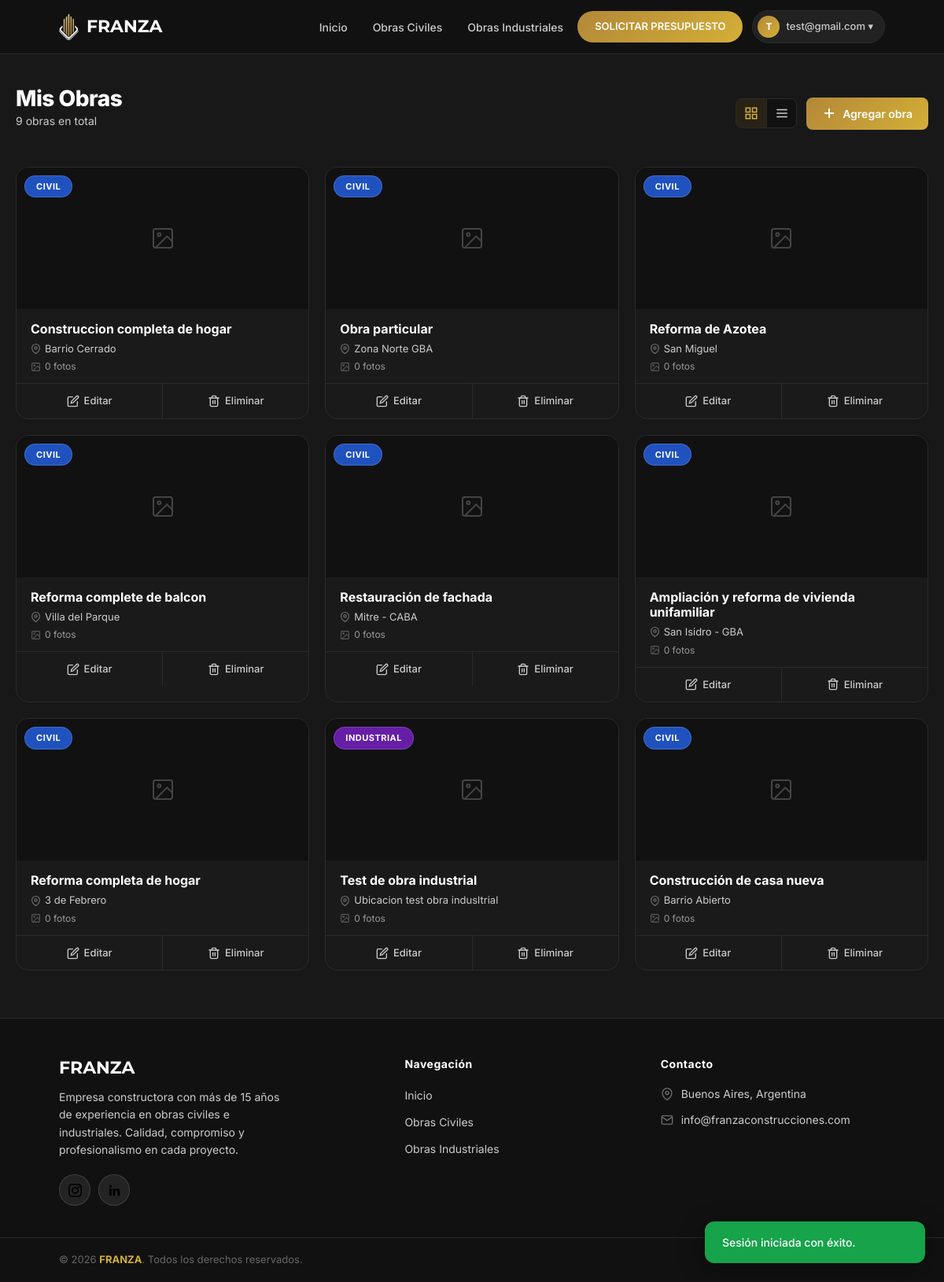
The app's page /sitio/admin/index.php?seccion=obras (signed in), older data.
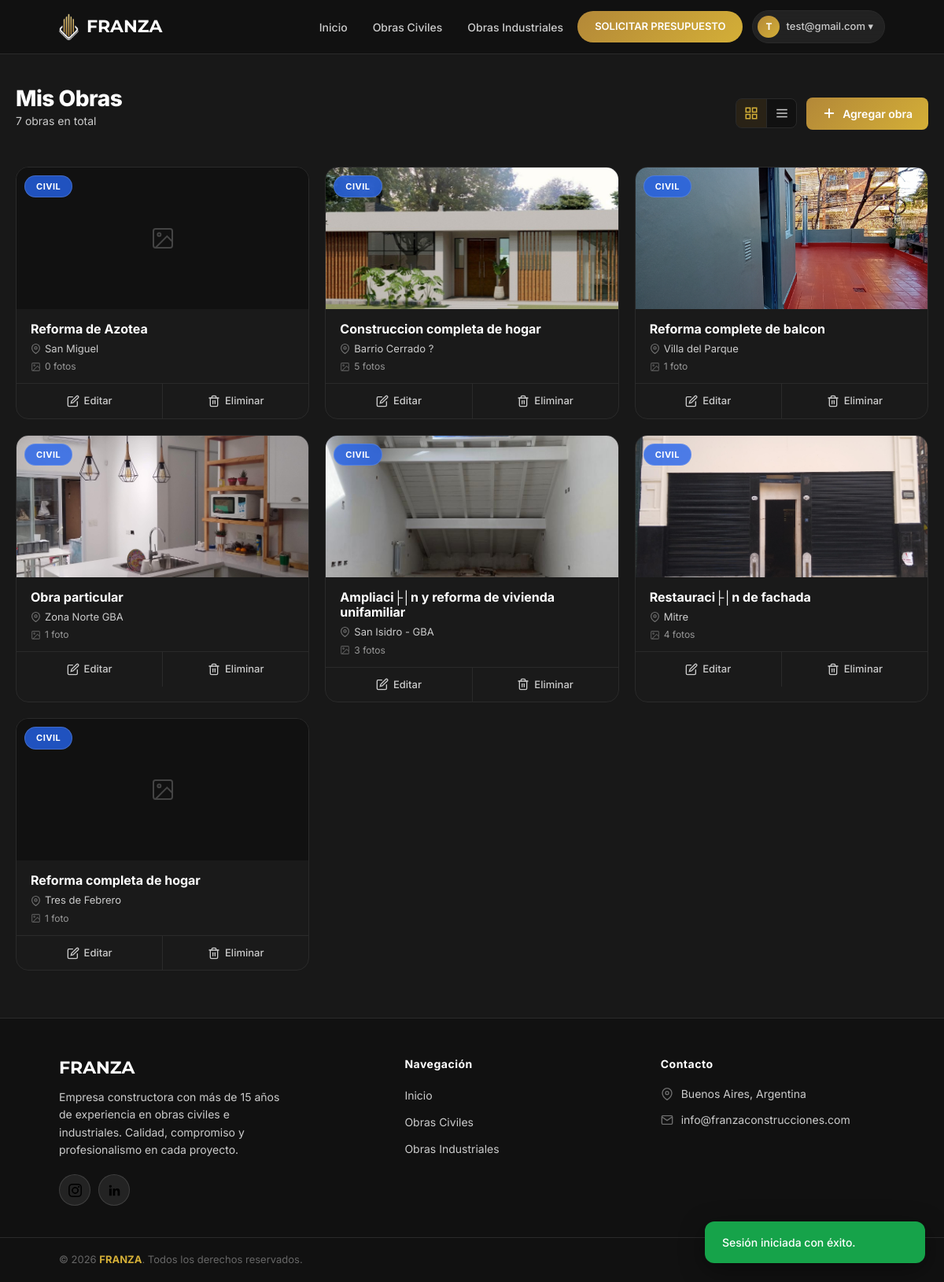
The same page, newer data.
### tables this page shows
CREATE TABLE `usuarios` (
  `usuario_id` int(10) unsigned NOT NULL AUTO_INCREMENT,
  `rol_fk` int(10) unsigned NOT NULL,
  `email` varchar(255) NOT NULL,
  `password` varchar(255) NOT NULL,
  PRIMARY KEY (`usuario_id`),
  UNIQUE KEY `email_UNIQUE` (`email`),
  KEY `usuarios_roles_fk_idx` (`rol_fk`),
  CONSTRAINT `usuarios_roles_fk` FOREIGN KEY (`rol_fk`) REFERENCES `roles` (`rol_id`) ON DELETE NO ACTION ON UPDATE NO ACTION
);

CREATE TABLE `obras` (
  `obra_id` int(10) unsigned NOT NULL AUTO_INCREMENT,
  `usuario_fk` int(10) unsigned NOT NULL,
  `carpeta` varchar(100) NOT NULL,
  `titulo` varchar(100) NOT NULL,
  `ubicacion` varchar(100) NOT NULL,
  `explicacion` varchar(500) NOT NULL,
  `tipo` varchar(100) NOT NULL,
  `imagen` varchar(255) NOT NULL,
  PRIMARY KEY (`obra_id`),
  KEY `obras_usuarios_fk_idx` (`usuario_fk`),
  CONSTRAINT `obras_usuarios_fk` FOREIGN KEY (`usuario_fk`) REFERENCES `usuarios` (`usuario_id`) ON DELETE NO ACTION ON UPDATE NO ACTION
);

### sitio/bootstrap/autoload.php (called while the page is built, shortened)
<?php
spl_autoload_register(function(string $className) {
    if(str_starts_with($className, 'App\\')) {
        $className = substr($className, 4);
    }
    $className = str_replace('\\', DIRECTORY_SEPARATOR, $className);
    $classPath = __DIR__ . '/../classes/' . $className . '.php';
});

### sitio/classes/Autenticacion/Autenticacion.php (called while the page is built, shortened)
<?php
class Autenticacion {
    private ?Usuario $usuario = null;
    public function estaAutenticado(): bool
    {
        return isset($_SESSION['usuario_id']);
    }
    public function getUsuarioId(): ?string
    {
        return $_SESSION['usuario_id'] ?? null;
    }
    public function getUsuario(): ?Usuario
    {
        if(!$this->usuario) {
            $this->usuario = (new Usuario)->porId($this->getUsuarioId());
        }
        return $this->usuario;
    }
}

### sitio/classes/Modelos/Usuario.php (called while the page is built, shortened)
<?php
class Usuario
{
    private string $email = '';
    public function porId(int $id): ?self
    {
        $db = DBConexion::getConexion();
        $consulta = "SELECT * FROM usuarios
                    WHERE usuario_id = ?";
        $stmt = $db->prepare($consulta);
        $stmt->execute([$id]);
        $stmt->setFetchMode(PDO::FETCH_CLASS, self::class);
        $usuario = $stmt->fetch();
        return $usuario;
    }
    public function getUsuarioEmail(): string
    {
        return $this->email;
    }
}

### sitio/classes/Modelos/Obras.php (called while the page is built, shortened)
<?php
class Obras
{
    private int $obra_id = 0;
    private string $carpeta = "";
    private string $titulo = "";
    private string $ubicacion = "";
    private string $tipo = "";
    private string $imagen = "";
    public function todas(): array
    {
        $db = DBConexion::getConexion();
        $consulta = "SELECT * FROM obras";
        $stmt = $db->prepare($consulta);
        $stmt->execute();
        $stmt->setFetchMode(PDO::FETCH_CLASS, self::class);
        return $stmt->fetchAll();
    }
    public function getObraId(): int
    {
        return $this->obra_id;
    }
    public function getCarpeta(): string
    {
        return $this->carpeta;
    }
    public function getTitulo(): string
    {
        return $this->titulo;
    }
    public function getUbicacion(): string
    {
        return $this->ubicacion;
    }
    public function getTipo(): string
    {
        return $this->tipo;
    }
    public function getImagen(): string
    {
        return $this->imagen;
    }
    public function getImagenesCarpeta(): array
    {
        $tipo = $this->getTipo();
        $carpeta = $this->getCarpeta();
        $tipoCarpeta = ($tipo === 'civil') ? 'obrasciviles' : 'obrasindustriales';
        $rutaCarpeta = __DIR__ . '/../../img/' . $tipoCarpeta . '/' . $carpeta;
        if (!is_dir($rutaCarpeta)) {
            return [];
        }
        $extensionesPermitidas = ['jpg', 'jpeg', 'png', 'gif', 'webp'];
        $imagenes = [];
        $archivos = scandir($rutaCarpeta);
        foreach ($archivos as $archivo) {
            if ($archivo === '.' || $archivo === '..') continue;
            $ext = strtolower(pathinfo($archivo, PATHINFO_EXTENSION));
            if (in_array($ext, $extensionesPermitidas)) {
                $imagenes[] = $archivo;
            }
        }
        return $imagenes;
    }
    public function getGaleriaImagenes(): array
    {
        $todas = $this->getImagenesCarpeta();
        $portada = $this->getImagen();
        return array_values(array_filter($todas, fn($img) => $img !== $portada));
    }
}

### sitio/admin/views/obras.php (the view, shortened to what the rows shown need)
<?php
$obras = (new Obras)->todas();
$totalObras = count($obras);
?>
<section class="admin-panel">
    <div class="admin-panel-header">
        <div>
            <h1 class="admin-panel-title">Mis Obras</h1>
        </div>
    </div>
    <?php if($totalObras === 0): ?>
        <div class="admin-empty">
            <svg width="48" height="48" viewBox="0 0 24 24" fill="none" stroke="currentColor" stroke-width="1.5" stroke-linecap="round"><rect x="3" y="3" width="18" height="18" rx="2"/><line x1="12" y1="8" x2="12" y2="16"/><line x1="8" y1="12" x2="16" y2="12"/></svg>
            <h3>No hay obras todavía</h3>
            <p>Empezá agregando tu primera obra para que aparezca en el sitio.</p>
            <a href="index.php?seccion=obras-agregar" class="admin-btn admin-btn-primary">Agregar primera obra</a>
        </div>
    <?php else: ?>
        <?php
        $obrasData = [];
        foreach($obras as $obra) {
            $tipoObra = htmlspecialchars($obra->getTipo());
            $carpetaObra = htmlspecialchars($obra->getCarpeta());
            $imagenObra = htmlspecialchars($obra->getImagen());
            $tituloObra = htmlspecialchars($obra->getTitulo());
            $ubicacionObra = htmlspecialchars($obra->getUbicacion());
            $imgRelPath = "../img/obras{$tipoObra}es/{$carpetaObra}/{$imagenObra}";
            $imgAbsPath = __DIR__ . "/../../img/obras{$tipoObra}es/{$carpetaObra}/{$imagenObra}";
            $tieneImagen = !empty($imagenObra) && file_exists($imgAbsPath);
            $numFotos = count($obra->getGaleriaImagenes());
            $obrasData[] = [
                'id' => (int)$obra->getObraId(),
                'tipo' => $tipoObra,
                'titulo' => $tituloObra,
                'tituloJson' => htmlspecialchars(json_encode($obra->getTitulo()), ENT_QUOTES),
                'ubicacion' => $ubicacionObra,
                'imgRelPath' => $imgRelPath,
                'tieneImagen' => $tieneImagen,
                'numFotos' => $numFotos,
            ];
        }
        ?>
        <div id="vista-grid" class="admin-vista active">
            <div class="admin-obras-grid">
                <?php foreach($obrasData as $od): ?>
                    <div class="admin-obra-card">
                        <div class="admin-obra-img">
                            <?php if($od['tieneImagen']): ?>
                                <img src="<?= $od['imgRelPath'] ?>" alt="<?= $od['titulo'] ?>">
                            <?php else: ?>
                                <div class="admin-obra-no-img">
                                    <svg width="32" height="32" viewBox="0 0 24 24" fill="none" stroke="currentColor" stroke-width="1.5"><rect x="3" y="3" width="18" height="18" rx="2"/><circle cx="8.5" cy="8.5" r="1.5"/><path d="M21 15l-5-5L5 21"/></svg>
                                </div>
                            <?php endif; ?>
                            <span class="admin-obra-badge admin-badge-<?= $od['tipo'] ?>"><?= ucfirst($od['tipo']) ?></span>
                        </div>
                        <div class="admin-obra-body">
                            <h3 class="admin-obra-title"><?= $od['titulo'] ?></h3>
                            <p class="admin-obra-location">
                                <svg width="13" height="13" viewBox="0 0 24 24" fill="none" stroke="currentColor" stroke-width="2"><path d="M21 10c0 7-9 13-9 13s-9-6-9-13a9 9 0 0118 0z"/><circle cx="12" cy="10" r="3"/></svg>
                                <?= $od['ubicacion'] ?>
                            </p>
                            <span class="admin-obra-photos">
                                <svg width="13" height="13" viewBox="0 0 24 24" fill="none" stroke="currentColor" stroke-width="2"><rect x="3" y="3" width="18" height="18" rx="2"/><circle cx="8.5" cy="8.5" r="1.5"/><path d="M21 15l-5-5L5 21"/></svg>
                                <?= $od['numFotos'] ?> foto<?= $od['numFotos'] !== 1 ? 's' : '' ?>
                            </span>
                        </div>
                        <div class="admin-obra-actions">
                            <a href="index.php?seccion=obras-editar&id=<?= $od['id'] ?>" class="admin-btn-icon admin-btn-edit" title="Editar obra">
                                <svg width="16" height="16" viewBox="0 0 24 24" fill="none" stroke="currentColor" stroke-width="2" stroke-linecap="round"><path d="M11 4H4a2 2 0 00-2 2v14a2 2 0 002 2h14a2 2 0 002-2v-7"/><path d="M18.5 2.5a2.121 2.121 0 013 3L12 15l-4 1 1-4 9.5-9.5z"/></svg>
                                <span>Editar</span>
                            </a>
                            <button type="button"
                                onclick="confirmarEliminacion(<?= $od['id'] ?>, <?= $od['tituloJson'] ?>)"
                                class="admin-btn-icon admin-btn-delete" title="Eliminar obra">
                                <span>Eliminar</span>
                            </button>
                        </div>
                    </div>
                <?php endforeach; ?>
            </div>
        </div>
    <?php endif; ?>
</section>

### sitio/admin/index.php (shortened to what the rows shown need)
<?php
$listaRutas = [
    'inicio'              => [
        'titulo' => 'Ingreo al panel de administración',
    ],
    'obras'          => [
        'titulo' => 'Panel de obras',
        'requiereAutenticacion' => true,
    ],
    'obras-agregar'     => [
        'titulo' => 'Agregar obra',
        'requiereAutenticacion' => true,
    ],
    'obras-editar'    => [
        'titulo' => 'Editar obra',
        'requiereAutenticacion' => true,
    ],
    'obras-eliminar'       => [
        'titulo' => 'Eliminar obra',
        'requiereAutenticacion' => true,
    ],
    'registrarse'       => [
        'titulo' => 'Registrarse',
    ],
    '404'               => [
        'titulo' => 'Página no encontrada',
    ],
];
$seccion = $_GET['seccion'] ?? 'inicio';
$rutaOpciones = $listaRutas[$seccion];
$autenticacion = new Autenticacion;
$requiereAutenticacion = $rutaOpciones['requiereAutenticacion'] ?? false;
if(
    $requiereAutenticacion &&
    (
        !$autenticacion->estaAutenticado() ||
        !$autenticacion->getUsuario()->esAdmin()
    )
) {
    $_SESSION['mensajeFeedback'] = "Es necesario ser administrador.";
    $_SESSION['estadoFeedback'] = 'error';
    header("Location: ../index.php");
    exit;
}
?>
<!DOCTYPE html>
<html lang="es">
<head>
    <link href="https://cdn.jsdelivr.net/npm/bootstrap@5.3.3/dist/css/bootstrap.min.css" rel="stylesheet">
    <link rel="stylesheet" href="../styles/css/style.css">
</head>
<body>
    <div class="layout">
        <header>
            <div class="container">
                <a href="../index.php?seccion=inicio" class="logo"><img src="../favicon.png" alt="FRANZA Logo"><h1>FRANZA</h1></a>
                <nav class="main-nav">
                    <ul class="menu">
                        <?php if(!$autenticacion->estaAutenticado()): ?>
                        <li><a href="../index.php?seccion=iniciar-sesion">Acceder</a></li>
                        <?php else: ?>
                        <li class="user-menu">
                            <button type="button" class="user-btn">
                                <span class="user-avatar"><?= strtoupper(substr($autenticacion->getUsuario()->getUsuarioEmail(), 0, 1)) ?></span>
                                <?= htmlspecialchars($autenticacion->getUsuario()->getUsuarioEmail()) ?> ▾
                            </button>
                        </li>
                        <?php endif; ?>
                    </ul>
                </nav>
            </div>
        </header>
        <main class="main-content">
            <?php
            require __DIR__ . '/views/' . $seccion . '.php';
            ?>
        </main>
    </div>
</body>
</html>

Row changes from the older to the newer data that the page shows:
removed obras: tipo "CIVIL", titulo "Construccion completa de hogar", ubicacion "Barrio Cerrado", numFotos "0"
removed obras: tipo "CIVIL", titulo "Obra particular", ubicacion "Zona Norte GBA", numFotos "0"
removed obras: tipo "CIVIL", titulo "Reforma complete de balcon", ubicacion "Villa del Parque", numFotos "0"
removed obras: tipo "CIVIL", titulo "Restauración de fachada", ubicacion "Mitre - CABA", numFotos "0"
removed obras: tipo "CIVIL", titulo "Ampliación y reforma de vivienda unifamiliar", ubicacion "San Isidro - GBA", numFotos "0"
removed obras: tipo "CIVIL", titulo "Reforma completa de hogar", ubicacion "3 de Febrero", numFotos "0"
removed obras: tipo "INDUSTRIAL", titulo "Test de obra industrial", ubicacion "Ubicacion test obra indusltrial", numFotos "0"
removed obras: tipo "CIVIL", titulo "Construcción de casa nueva", ubicacion "Barrio Abierto", numFotos "0"
added obras: shows a picture, tipo "CIVIL", titulo "Construccion completa de hogar", ubicacion "Barrio Cerrado ?", numFotos "5"
added obras: shows a picture, tipo "CIVIL", titulo "Reforma complete de balcon", ubicacion "Villa del Parque", usuario_fk "1"
added obras: shows a picture, tipo "CIVIL", titulo "Obra particular", ubicacion "Zona Norte GBA", usuario_fk "1"
added obras: shows a picture, tipo "CIVIL", titulo "Ampliaci├│n y reforma de vivienda unifamiliar", ubicacion "San Isidro - GBA", numFotos "3"
added obras: shows a picture, tipo "CIVIL", titulo "Restauraci├│n de fachada", ubicacion "Mitre", numFotos "4"
added obras: tipo "CIVIL", titulo "Reforma completa de hogar", ubicacion "Tres de Febrero", usuario_fk "1"
Text that changed along with them:
$totalObras: "9" → "7"
